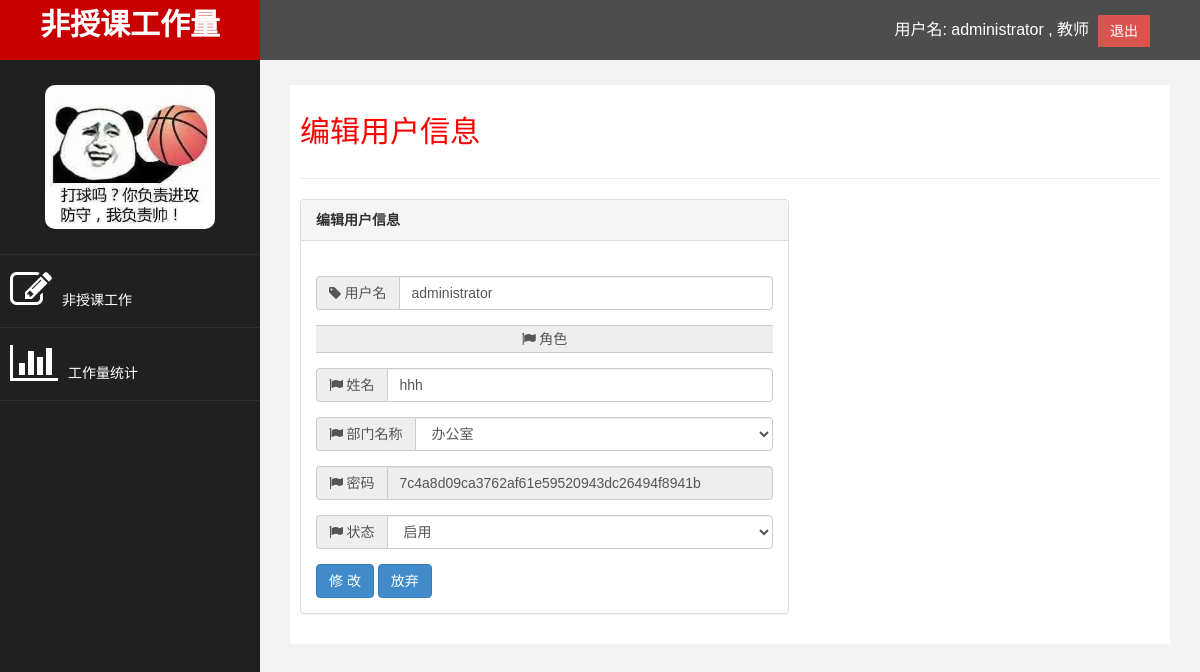
Page /edituser.php?id=2 (signed in) on the committed database.
### tables this page shows
CREATE TABLE `user` (
  `id` int(10) UNSIGNED NOT NULL COMMENT 'id',
  `username` varchar(20) NOT NULL COMMENT '用户名',
  `userId` varchar(30) NOT NULL COMMENT '用户ID',
  `role` varchar(10) NOT NULL COMMENT '用户类型',
  `name` varchar(32) NOT NULL COMMENT '姓名',
  `departmentName` varchar(32) DEFAULT NULL COMMENT '部门',
  `password` varchar(48) NOT NULL COMMENT '密码',
  `status` tinyint(4) NOT NULL COMMENT '状态'
);

### edituser.php (the view, shortened to what this page needs)
<?php
if (filter_input(INPUT_GET, 'id')) {
	include_once 'base.php';
    include_once 'dbconfig.php';
    $data = array(
        "id" => $_GET['id']
    );
    $query = "select * from user where id = :id";
    $queryObject = $pdo->prepare($query);
    $queryObject->execute($data);
    $result = $queryObject->fetch();
    $departmentStatement = "select departmentName from department";
	$statmentObject = $pdo->prepare($departmentStatement);
	$statmentObject->execute();
	$departmentList = $statmentObject->fetchAll();
}else{
	header("location:jump.php?error=数据修改成功&url=user.php&wait=3");
}
?>
<div id="page-wrapper">
	<div id="page-inner">
		<div class="row">
			<div class="col-md-12">
				<h2>编辑用户信息</h2>
			</div>
		</div>
		<hr />
		<div class="row">
			<div class="col-md-7 col-md-offset-0">
				<div class="panel panel-default">
					<div class="panel-heading">
						<strong>编辑用户信息</strong>
					</div>
					<div class="panel-body">
						<form role="form" action="edituser.php" method='post'>
								value="<?=$result['id']?>"  /> <br />
							<div class="form-group input-group">
								<span class="input-group-addon"><i class="fa fa-tag">
										用户名</i></span> <input type="text" class="form-control" placeholder="用户名 " name='username' value="<?=$result['username']?>"  />
							</div>
							<div class="form-group input-group">
								<span class="input-group-addon"><i class="fa fa-flag"> 角色</i></span>
							</div>
							<div class="form-group input-group">
								<span class="input-group-addon"><i class="fa fa-flag"> 姓名</i></span>
								<input type="text" class="form-control" placeholder="姓名" name='name' value="<?=$result['name']?>"  />
							</div>
							<div class="form-group input-group">
								<span class="input-group-addon"><i class="fa fa-flag"> 部门名称</i></span>
								<select class="form-control" name='departmentName'>
								<?php
								foreach ( $departmentList as $row ) {
									echo "<option value='".$row['departmentName']."' >".$row['departmentName']."</option>";
								}
								?>
								</select>
							</div>
							<div class="form-group input-group">
								<span class="input-group-addon"><i class="fa fa-flag"> 密码</i></span>
								<input type="text" class="form-control" placeholder="密码" name='password' disabled="disabled" value="<?=$result['password']?>"  />
							</div>
							<div class="form-group input-group">
								<span class="input-group-addon"><i class="fa fa-flag"> 状态</i></span>
								<select class="form-control" name='status'>
								<?php
								echo "<option value='1' >启用</option>";
								?>
								</select>
							</div>
							<input type='submit' class="btn btn-primary" value='修 改' />
							<a class="btn btn-primary" href="user.php">放弃</a>
						</form>
					</div>
				</div>
			</div>
		</div>
	</div>
</div>
</body>
</html>

### assets/css/custom.css (style rules this page uses)
body { font-family: 'Open Sans', sans-serif; }
#page-wrapper { padding: 15px 15px; min-height: 600px; background: #F3F3F3; }
#page-inner { width: 100%; margin: 10px 20px 10px 0px; background-color: #fff !important; padding: 10px; min-height: 320px; }
h2 { color: #f00; }
@media ( min-width :768px) { #page-wrapper { margin: 0 0 0 260px; padding: 15px 30px; min-height: 1200px; } }

### rows in the picture
user: username "administrator", name "hhh", password "7c4a8d09ca3762af61e59520943dc26494f8941b"

### other values in the picture
$userName "administrator"
$ro "教师"
form field departmentName "办公室"
